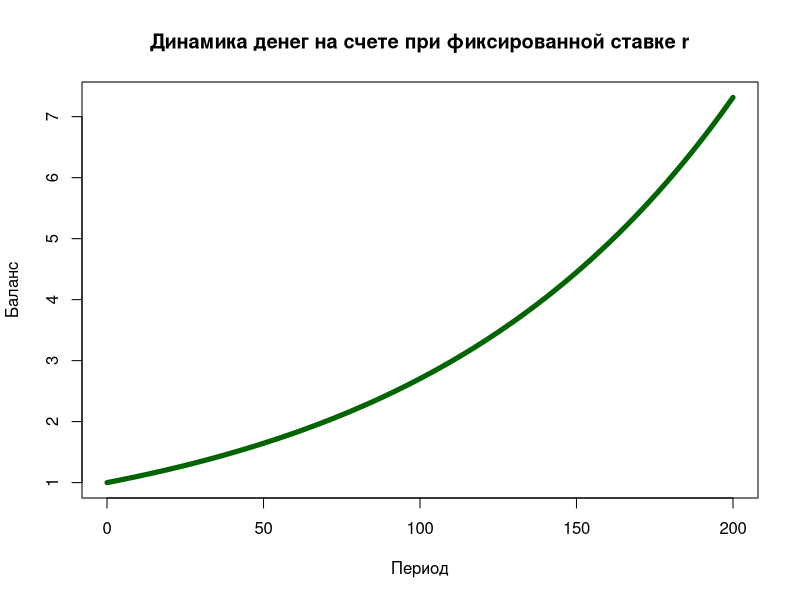
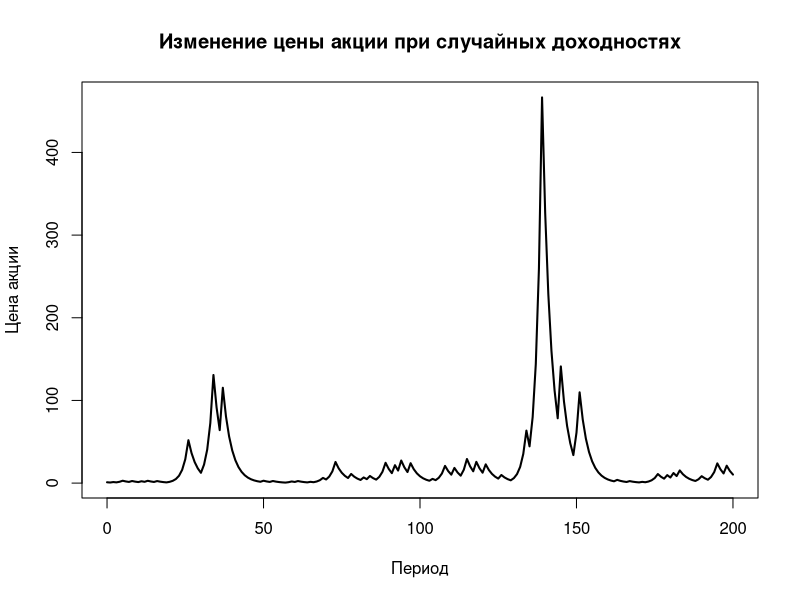

Write R code to recreate these figures, in order.
set.seed(123) # Для повторяемости результатов

# —-— Задание 1 —---
# Параметры банковского счета
r = 0.01 # Годовая ставка
n = 200 # Количество периодов
B0 = 1 # Начальное значение счета

# банковского счета массив 
bank =  numeric(n + 1)
bank[1] = B0 # Первое значение

# Рассчитываем изменения счета по периодам
for (t in 2:(n + 1)) {
  bank[t] <- (1 + r) * bank[t - 1]
}

# Визуализация динамики счета
plot(0:n, bank, type = "l", col = "darkgreen", lwd = 5,
     xlab = "Период", ylab = "Баланс",
     main = "Динамика денег на счете при фиксированной ставке r")


# —-— Задание 2 —---
# Параметры для акций
 S0 = 1 # нач цена акции
N = 200
a = -0.3 # Доходность при убыточном исходе
b = 0.8 # Доходность при удачном исходе
p = 0.4# Вероятность положительного исхода




 #цены акций за время n
S = numeric(N) 
S[1] = S0 # нач значение

P = numeric(N)  # доходности от времени

for (n in 1:N) {
  # Генерируем случайную доходность
  if (rbinom(1, 1, p) == 1) {
    P[n] <- b  # Если удача, то b
  } else {
    P[n] <- a  # Если неудача, то a
  }
}

# Вычисляем значения Sn
for (n in 2:(n+1)) {
  S[n] <- S[n - 1] * (1 + P[n - 1])
}

# график цен акций
plot(0:N, S, type = "l", col = "black", ,lwd = 2,xlab = "Период", ylab = "Цена акции",
     main = "Изменение цены акции при случайных доходностях")


# —-— Задание 3 —---
# Параметры для опциона
S0 = 100 # Начальная цена акции
N = 10 # Время до исполнения
a =-0.3 # Плохая доходность
b = 0.8 # Хорошая доходность
r = 0.2 # Процентная ставка
K = 100 # Цена исполнения (страйк)

# Вычисляем переменные в формуле(7)
p = (r - a) / (b - a)
 p1= ((1 + b) / (1 + r)) * p
k0 = 1 + round((log(K / (S0 * (1 + a)^N)) /log((1 + b) / (1 + a))),0)

# Функция для биномиальных коэффициентов
 C= numeric(6) #пустой векторр для хранения значений биномиальных коэф
 x=1 # определитель номера значения в векторе
     for(k in 5:N){
    n=10
       C[x]=factorial(n) / (factorial(k) * factorial(n - k))
         x=x+1
       }

#  найдет коэф B из формулы(7) 
summ=c(0,0,0,0,0,0) 
for(x in 1:6){
  k=x+4
  summ[x]= C[x] * p^k * (1 - p)^(N - k)
}

summ
summ1=c(0,0,0,0,0,0)
for(x in 1:6){
  k=x+4
  summ1[x]= C[x] * p1^k * (1 - p1)^(N - k)
}

summ1
option_price=0
# Расчет цены опциона
if (k0 <= N) {
  for(x in 1 :6){
  option_price <- option_price+ S0 * summ1[x] -
    K * (1 + r)^(-N) *summ[x]}
} 


cat("Справедливая стоимость опциона = ", option_price) 

